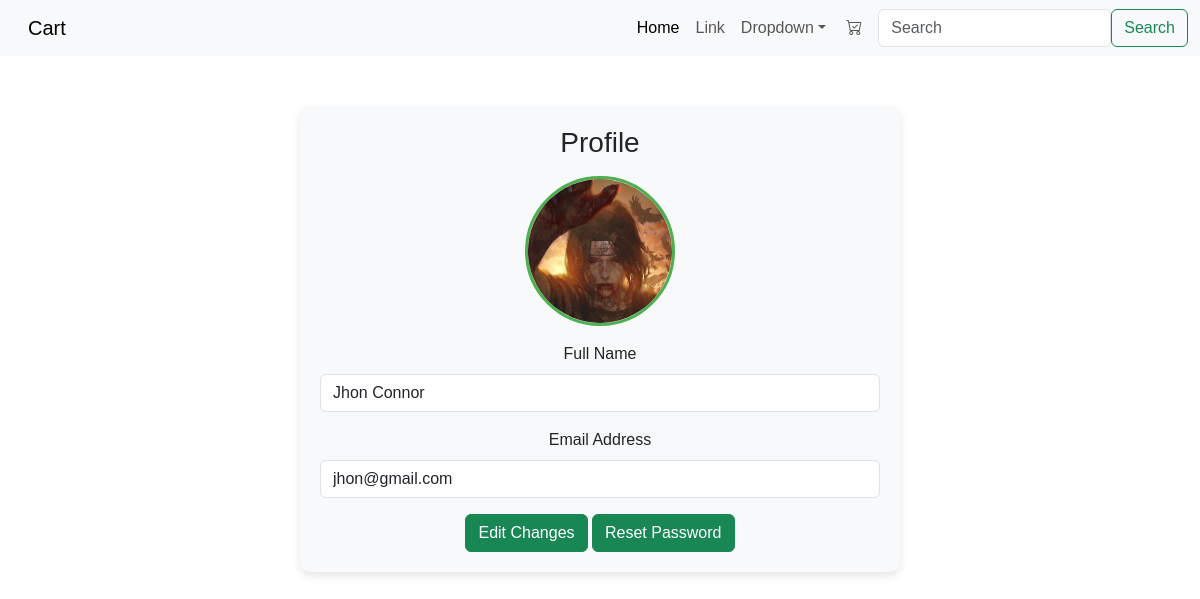
The app's page /UserProfile/ (signed in) with its own data.
### one/models.py (models this page shows, shortened)
class User(models.Model):
    name=models.CharField(max_length=100)
    email=models.EmailField()
    password=models.CharField(max_length=100)
    profile_image = models.ImageField(blank=True, default='static/images/profile.jpg')

### one/views.py (the view)
# urls.py: path('UserProfile/',UserProfile,name='profile'),
def UserProfile(request):
    uname=request.session.get('username')
    UserObj=User.objects.filter(name=uname)
    return render(request,'Profile.html',{'user':UserObj[0]})

### templates/Profile.html (shortened to what this page needs)
{% extends 'AllInOne.html' %}
{% load static %}
{% block empty %}
<div class="container">
    <div class="profile-container text-center">
        <h3 class="mb-3">Profile</h3>
        <img src="{{ user.profile_image.url  }}"
             alt="Profile Picture"
             class="profile-img mb-3">
        <form method="POST" enctype="multipart/form-data">
            <div class="mb-3">
                <label for="name" class="form-label">Full Name</label>
                <input type="text" class="form-control" id="name" name="name" value="{{ user.name|default:'N/A' }}" readonly>
            </div>
            <div class="mb-3">
                <label for="email" class="form-label">Email Address</label>
                <input type="email" class="form-control" id="email" name="email" value="{{ user.email|default:'N/A' }}" readonly>
            </div>
        </form>
        <a href="{% url 'edit' %}" class="btn btn-success">Edit Changes</a>
        <a href="{% url 'resetpassword' %}" class="btn btn-success">Reset Password</a>
    </div>
</div>
{% endblock %}

### static/css/st.css (style rules this page uses)
body { font-family: Arial, sans-serif; margin: 0; padding: 0; }

### templates/Profile.html (style rules this page uses)
.profile-container { max-width: 600px; margin: 50px auto; background: #f8f9fa; padding: 20px; border-radius: 10px; box-shadow: 0 4px 8px rgba(0, 0, 0, 0.1); }
.profile-img { width: 150px; height: 150px; object-fit: cover; border-radius: 50%; border: 3px solid #4CAF50; }

### records on screen
User: profile_image (picture), name "Jhon Connor", email "jhon@gmail.com"
